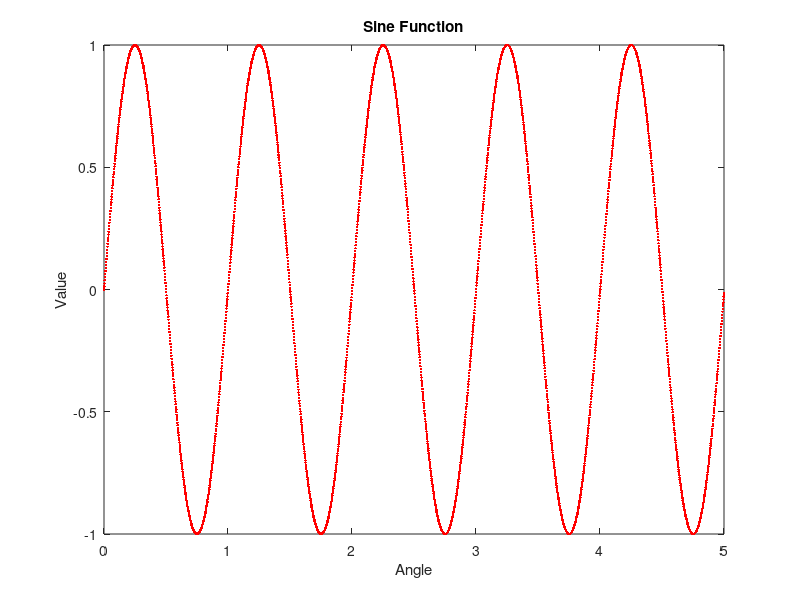

Here is the MATLAB script that generated this plot:
clc;
clear all;
clf;

t=0:.002:5;
pi=3.14;
X=sin(2*pi*t);
plot(t,X,'r.');
title('Sine Function');
xlabel('Angle');
ylabel('Value');
